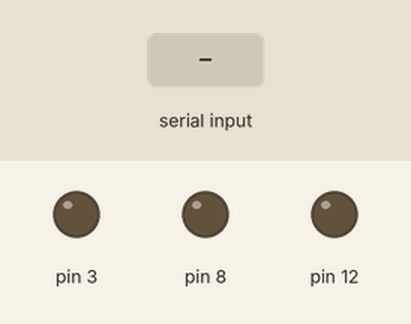
A sketch run on a simulated Arduino Uno, built with avr-gcc and run on an emulated ATmega328P. Shown: output pins drawn as LEDs (lit = HIGH). Inputs (shaded band) come from the test bench.

Above: at 1.2 s.
1.3 s: "1" received over Serial
At 1.7 s:
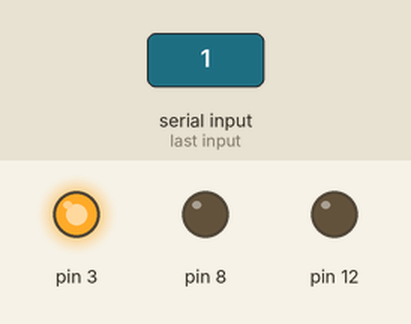
Timing chart, 0 to 7.8 s (numbered marks = the images above; inputs shaded):
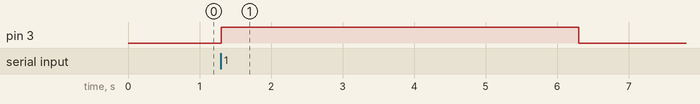

Measured:
- after the input at 1.3 s, pin 3: LOW → HIGH at once, → LOW 5.0 s later

The sketch:

sketch_dec16a.ino
```cpp
void setup()
{
  Serial.begin(9600);
  pinMode(3, OUTPUT);
  pinMode(8, OUTPUT);
  pinMode(12, OUTPUT);
}

void loop()
{
  while (true) {
     if(Serial.available() > 0) {
      byte num = Serial.read() - 0x30;
      if (num == 1) {  // OK
        digitalWrite(3, HIGH);
        delay(5000);
      } else if (num == 2) {
        digitalWrite(12, HIGH);
      } else if (num == 3) {
        digitalWrite(12, LOW);
      } else {  // NO
        digitalWrite(8, HIGH);
        delay(5000);
      }
      digitalWrite(3, LOW);
      digitalWrite(8, LOW);
    }
  }
}
```
